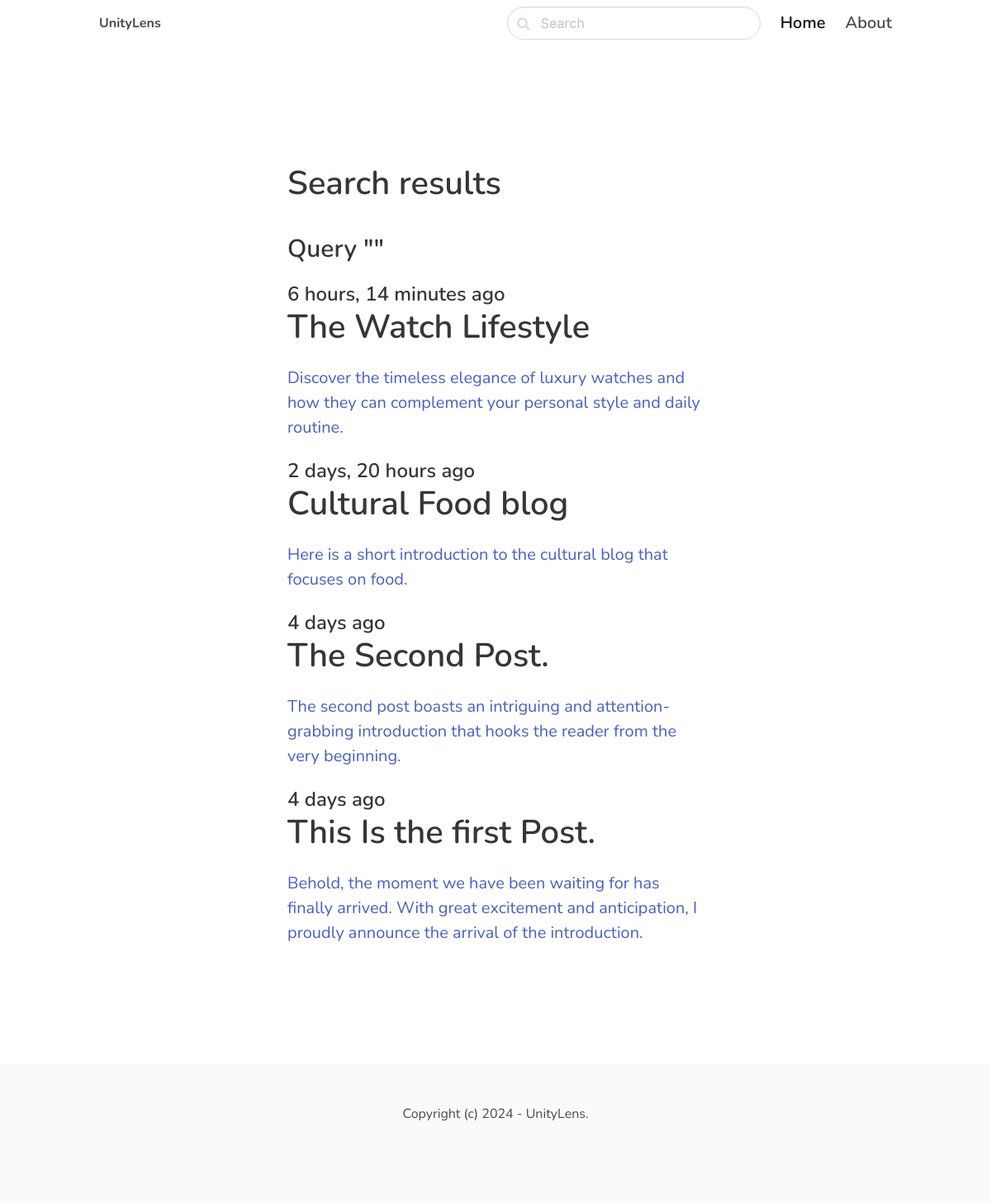
The app's page /search/ with its own data.
### blog/models.py (models this page shows, shortened)
class PostModel(models.Model):
    ACTIVE = 'active'
    DRAFT = 'draft'
    CHOICES_STATUS = (
        (ACTIVE, 'Active'),
        (DRAFT, 'Draft')
    )
    category = models.ForeignKey(CategoryModel, related_name='posts', on_delete=models.CASCADE)
    title = models.CharField(max_length=255)
    slug = models.SlugField()
    intro = models.TextField()
    body = models.TextField()
    created_at = models.DateTimeField(auto_now_add=True)
    status = models.CharField(max_length=10, choices=CHOICES_STATUS, default=ACTIVE)
    image = models.ImageField(upload_to='uploads/', blank=True, null=True)
    class Meta:
        ordering = ('-created_at',)

### blog/views.py (the view)
# urls.py: path('search/', views.search, name='search'),
def search(request):
    query = request.GET.get('query', '')
    posts = PostModel.objects.filter(status=PostModel.ACTIVE).filter(Q(title__icontains=query) | Q(intro__icontains=query) | Q(body__icontains=query))
    return render(request, 'blog/search.html', {'posts': posts, 'query': query})

### templates/blog/search.html (shortened to what this page needs)
{% extends 'core/base.html' %}
{% block content %}
    <section>
        <div class="hero-body">
            <div class="container">
                <section class="section">
                    <div class="columns">
                        <div class="column is-8 is-offset-2">
                            <div class="content is-medium">
                                <h1>Search results</h1>
                                <h3>Query "{{ query }}"</h3>
                            </div>
                            {% for post in posts %}
                            <div class="content is-medium">
                                <a href="{% url 'post-detail' post.category.slug post.slug %}">
                                    <h2 class="subtitle is-4">{{ post.created_at|timesince }} ago</h2>
                                    <h1 class="title">{{ post.title }}</h1>
                                    <p>
                                        {{ post.intro }}
                                    </p>
                                </a>
                            </div>
                            {% empty %}
                            <div class="content">
                                <p>No result for the given query...</p>
                            </div>
                            {% endfor %}
                        </div>
                    </div>
                </section>
            </div>
        </div>
    </section>
{% endblock %}

### templates/core/base.html (style rules this page uses)
body { font-family: 'Nunito', sans-serif; }

### records on screen
PostModel: created_at "6 hours, 14 minutes", title "The Watch Lifestyle", intro "Discover the timeless elegance of luxury watches and how they can complement your personal style and daily routine."
PostModel: created_at "2 days, 20 hours", title "Cultural Food blog", intro "Here is a short introduction to the cultural blog that focuses on food."
PostModel: created_at "4 days", title "The Second Post.", intro "The second post boasts an intriguing and attention-grabbing introduction that hooks the reader from the very beginning."
PostModel: created_at "4 days", title "This Is the first Post.", intro "Behold, the moment we have been waiting for has finally arrived. With great excitement and anticipation, I proudly announce the arrival of the introduction."
